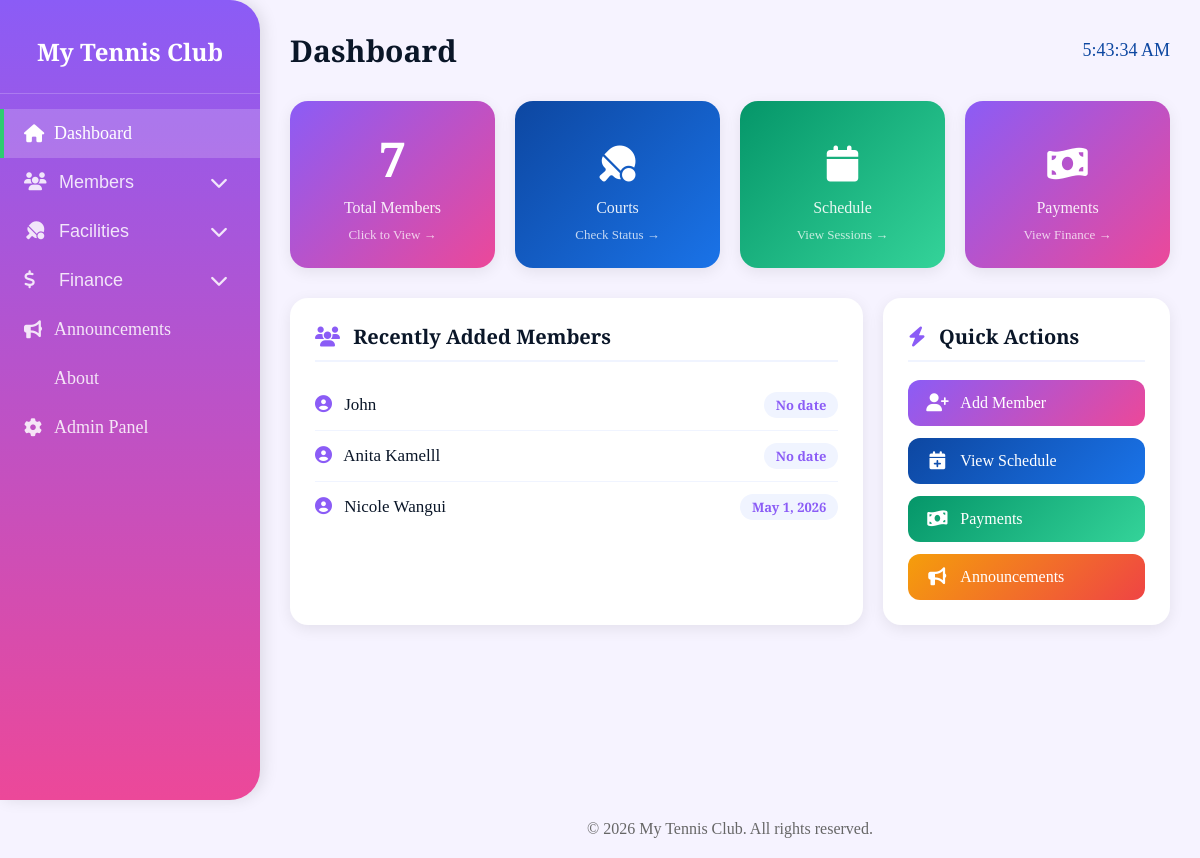
Screenshot of /members/ (signed in) with the database file from the repository.
### members/models.py (models this page shows)
class Member(models.Model):
    firstname = models.CharField(max_length=255)
    lastname = models.CharField(max_length=255)
    phone = models.IntegerField(null=True)
    joined_date = models.DateField(null=True)

### members/views.py (the view)
# urls.py: path('', views.index, name='members'),
@login_required
def index(request):
    recent_members = Member.objects.all().order_by('-id')[:3]
    member_count = Member.objects.count()
    context = {
        'recent_members': recent_members,
        'member_count': member_count,
    }
    return render(request, 'members/index.html', context)

### members/templates/members/index.html (shortened to what this page needs)
{% extends "members/master.html" %}
{% block page_title %}Dashboard{% endblock %}
{% block content %}
<div class="cards">
    <div class="card purple" onclick="window.location='/members/list/'">
        <h2>{{ member_count }}</h2>
        <p>Total Members</p>
        <p class="arrow">Click to View →</p>
    </div>
    <div class="card blue" onclick="window.location='/members/courts/'">
        <h2><i class="fas fa-table-tennis-paddle-ball" style="font-size:36px;"></i></h2>
        <p>Courts</p>
        <p class="arrow">Check Status →</p>
    </div>
    <div class="card green" onclick="window.location='/members/schedule/'">
        <h2><i class="fas fa-calendar" style="font-size:36px;"></i></h2>
        <p>Schedule</p>
        <p class="arrow">View Sessions →</p>
    </div>
    <div class="card purple" onclick="window.location='/members/payments/'">
        <h2><i class="fas fa-money-bill-wave" style="font-size:36px;"></i></h2>
        <p>Payments</p>
        <p class="arrow">View Finance →</p>
    </div>
</div>
<div class="dashboard-grid">
    <div class="content-box">
        <h2><i class="fas fa-users" style="color:#8b5cf6;margin-right:8px;"></i> Recently Added Members</h2>
        {% if recent_members %}
            {% for member in recent_members %}
            <div class="member-row">
                <a href="/members/details/{{ member.id }}/">
                    <i class="fas fa-user-circle" style="color:#8b5cf6;margin-right:8px;"></i>
                    {{ member.firstname }} {{ member.lastname }}
                </a>
                <span class="join-tag">{{ member.joined_date|default:"No date" }}</span>
            </div>
            {% endfor %}
        {% else %}
            <p style="color:#999;font-size:16px;margin-top:10px;">
                No members yet. <a href="/members/add/" style="color:#8b5cf6;">Add one now!</a>
            </p>
        {% endif %}
    </div>
    <div class="content-box">
        <h2><i class="fas fa-bolt" style="color:#8b5cf6;margin-right:8px;"></i> Quick Actions</h2>
        <div class="quick-actions">
            <a href="/members/add/" class="action-btn purple">
                <i class="fas fa-user-plus"></i> Add Member
            </a>
            <a href="/members/schedule/" class="action-btn blue">
                <i class="fas fa-calendar-plus"></i> View Schedule
            </a>
            <a href="/members/payments/" class="action-btn green">
                <i class="fas fa-money-bill-wave"></i> Payments
            </a>
            <a href="/members/announcements/" class="action-btn orange">
                <i class="fas fa-bullhorn"></i> Announcements
            </a>
        </div>
    </div>
</div>
{% endblock %}

### members/templates/members/master.html (style rules this page uses)
* { margin: 0; padding: 0; box-sizing: border-box; }
body { font-family: 'Cormorant Garamond', serif; background: #f6f3ff; min-height: 100vh; }
.content-box, .card, .profile-card { background: white; border-radius: 18px; box-shadow: 0 4px 15px rgba(0,0,0,0.08); }

### members/templates/members/index.html (style rules this page uses)
.cards { display: grid; grid-template-columns: repeat(auto-fit, minmax(200px, 1fr)); gap: 20px; margin-bottom: 30px; }
.card { border-radius: 18px; padding: 25px; text-align: center; box-shadow: 0 4px 15px rgba(0,0,0,0.08); transition: 0.3s ease; cursor: pointer; }
.card.purple { background: linear-gradient(135deg, #8b5cf6, #ec4899); }
.card.blue { background: linear-gradient(135deg, #0d47a1, #1a73e8); }
.card.green { background: linear-gradient(135deg, #059669, #34d399); }
.card h2 { font-size: 48px; font-weight: 600; margin-bottom: 8px; color: white; }
.card p { font-size: 16px; color: white; margin: 0; opacity: 0.9; }
.card .arrow { font-size: 13px; margin-top: 10px; opacity: 0.75; }
.dashboard-grid { display: grid; grid-template-columns: 2fr 1fr; gap: 20px; }
.content-box { background: white; border-radius: 18px; padding: 25px; box-shadow: 0 4px 15px rgba(0,0,0,0.08); margin-bottom: 20px; }
.content-box h2 { font-size: 20px; color: #0a1628; margin-bottom: 18px; padding-bottom: 10px; border-bottom: 2px solid #f0f4ff; }
.member-row { display: flex; justify-content: space-between; align-items: center; padding: 12px 0; border-bottom: 1px solid #f0f4ff; font-size: 17px; }
.member-row:last-child { border-bottom: none; }
.member-row a { color: #0a1628; text-decoration: none; font-weight: 500; }
.join-tag { font-size: 13px; background: #f0f4ff; color: #8b5cf6; padding: 4px 12px; border-radius: 20px; font-weight: 600; }
.quick-actions { display: flex; flex-direction: column; gap: 12px; }
.action-btn { display: flex; align-items: center; gap: 12px; padding: 14px 18px; border-radius: 12px; text-decoration: none; font-size: 16px; font-weight: 500; transition: 0.2s ease; color: white; }
.action-btn.purple { background: linear-gradient(135deg, #8b5cf6, #ec4899); }
.action-btn.blue { background: linear-gradient(135deg, #0d47a1, #1a73e8); }
.action-btn.green { background: linear-gradient(135deg, #059669, #34d399); }
.action-btn.orange { background: linear-gradient(135deg, #f59e0b, #ef4444); }
.action-btn i { font-size: 18px; width: 22px; text-align: center; }

### rows the page displays
Member: firstname "John", joined_date "No date"
Member: firstname "Anita", lastname "Kamelll", joined_date "No date"
Member: firstname "Nicole", lastname "Wangui", joined_date "May 1, 2026"

### other values shown
{{ member_count }} "7"
